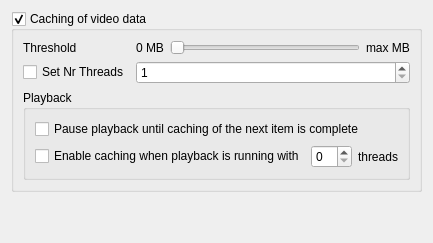
     <widget class="QWidget" name="tab">
      <attribute name="title">
       <string>Caching</string>
      </attribute>
      <layout class="QVBoxLayout" name="verticalLayout_4">
       <item>
        <widget class="QGroupBox" name="groupBoxCaching">
         <property name="minimumSize">
          <size>
           <width>0</width>
           <height>0</height>
          </size>
         </property>
         <property name="toolTip">
          <string>If activated, YUView will cache items from the playlist in system memory. The RGB output images are cached to optimize playback speed.</string>
         </property>
         <property name="whatsThis">
          <string>If activated, YUView will cache items from the playlist in system memory. The RGB output images are cached to optimize playback speed.</string>
         </property>
         <property name="title">
          <string>Caching of video data</string>
         </property>
         <property name="checkable">
          <bool>true</bool>
         </property>
         <layout class="QGridLayout" name="gridLayout_3">
          <property name="sizeConstraint">
           <enum>QLayout::SetDefaultConstraint</enum>
          </property>
          <item row="3" column="0" colspan="4">
           <widget class="QGroupBox" name="groupBoxCachingPlayback">
            <property name="toolTip">
             <string>Settings that are related to the caching strategy when playback is running.</string>
            </property>
            <property name="whatsThis">
             <string>Settings that are related to the caching strategy when playback is running.</string>
            </property>
            <property name="title">
             <string>Playback</string>
            </property>
            <layout class="QGridLayout" name="gridLayout_4" columnstretch="0,0,1">
             <item row="1" column="1">
              <widget class="QSpinBox" name="spinBoxThreadLimit">
               <property name="toolTip">
                <string>Should playback be continued while playback is running? If yes, how many threads should be used for caching?</string>
               </property>
               <property name="whatsThis">
                <string>Should playback be continued while playback is running? If yes, how many threads should be used for caching?</string>
               </property>
              </widget>
             </item>
             <item row="1" column="0">
              <widget class="QCheckBox" name="checkBoxEnablePlaybackCaching">
               <property name="toolTip">
                <string>Should playback be continued while playback is running? If yes, how many threads should be used for caching?</string>
               </property>
               <property name="whatsThis">
                <string>Should playback be continued while playback is running? If yes, how many threads should be used for caching?</string>
               </property>
               <property name="text">
                <string>Enable caching when playback is running with</string>
               </property>
              </widget>
             </item>
             <item row="1" column="2">
              <widget class="QLabel" name="labelThreads">
               <property name="toolTip">
                <string>Should playback be continued while playback is running? If yes, how many threads should be used for caching?</string>
               </property>
               <property name="whatsThis">
                <string>Should playback be continued while playback is running? If yes, how many threads should be used for caching?</string>
               </property>
               <property name="text">
                <string>threads</string>
               </property>
              </widget>
             </item>
             <item row="0" column="0" colspan="3">
              <widget class="QCheckBox" name="checkBoxPausPlaybackForCaching">
               <property name="toolTip">
                <string>Before playing an item, wait for the caching of the item to finish.</string>
               </property>
               <property name="whatsThis">
                <string>Before playing an item, wait for the caching of the item to finish.</string>
               </property>
               <property name="text">
                <string>Pause playback until caching of the next item is complete</string>
               </property>
              </widget>
             </item>
            </layout>
           </widget>
          </item>
          <item row="0" column="2">
           <widget class="QSlider" name="sliderThreshold">
            <property name="enabled">
             <bool>true</bool>
            </property>
            <property name="toolTip">
             <string>How much of the available system memory should be used for the caching?</string>
            </property>
            <property name="whatsThis">
             <string>How much of the available system memory should be used for the caching?</string>
            </property>
            <property name="orientation">
             <enum>Qt::Horizontal</enum>
            </property>
            <property name="invertedAppearance">
             <bool>false</bool>
            </property>
           </widget>
          </item>
          <item row="1" column="0">
           <widget class="QCheckBox" name="checkBoxNrThreads">
            <property name="toolTip">
             <string>Activate to set the number of threads to use for caching. If this is disabled, the optimal number of threads will be used.</string>
            </property>
            <property name="whatsThis">
             <string>Activate to set the number of threads to use for caching. If this is disabled, the optimal number of threads will be used.</string>
            </property>
            <property name="text">
             <string>Set Nr Threads</string>
            </property>
           </widget>
          </item>
          <item row="0" column="0">
           <widget class="QLabel" name="labelThreshold">
            <property name="enabled">
             <bool>true</bool>
            </property>
            <property name="minimumSize">
             <size>
              <width>0</width>
              <height>0</height>
             </size>
            </property>
            <property name="toolTip">
             <string>How much of the available system memory should be used for the caching?</string>
            </property>
            <property name="whatsThis">
             <string>How much of the available system memory should be used for the caching?</string>
            </property>
            <property name="text">
             <string>Threshold</string>
            </property>
           </widget>
          </item>
          <item row="1" column="1" colspan="3">
           <widget class="QSpinBox" name="spinBoxNrThreads">
            <property name="toolTip">
             <string>How many threads will be used for caching?</string>
            </property>
            <property name="whatsThis">
             <string>How many threads will be used for caching?</string>
            </property>
            <property name="minimum">
             <number>1</number>
            </property>
            <property name="maximum">
             <number>10000</number>
            </property>
           </widget>
          </item>
          <item row="0" column="3">
           <widget class="QLabel" name="labelMaxMb">
            <property name="toolTip">
             <string>How much of the available system memory should be used for the caching?</string>
            </property>
            <property name="whatsThis">
             <string>How much of the available system memory should be used for the caching?</string>
            </property>
            <property name="text">
             <string>max MB</string>
            </property>
           </widget>
          </item>
          <item row="0" column="1">
           <widget class="QLabel" name="labelMinMB">
            <property name="toolTip">
             <string>How much of the available system memory should be used for the caching?</string>
            </property>
            <property name="whatsThis">
             <string>How much of the available system memory should be used for the caching?</string>
            </property>
            <property name="text">
             <string>0 MB</string>
            </property>
           </widget>
          </item>
         </layout>
        </widget>
       </item>
       <item>
        <spacer name="verticalSpacer_3">
         <property name="orientation">
          <enum>Qt::Vertical</enum>
         </property>
         <property name="sizeHint" stdset="0">
          <size>
           <width>20</width>
           <height>40</height>
          </size>
         </property>
        </spacer>
       </item>
      </layout>
     </widget>
